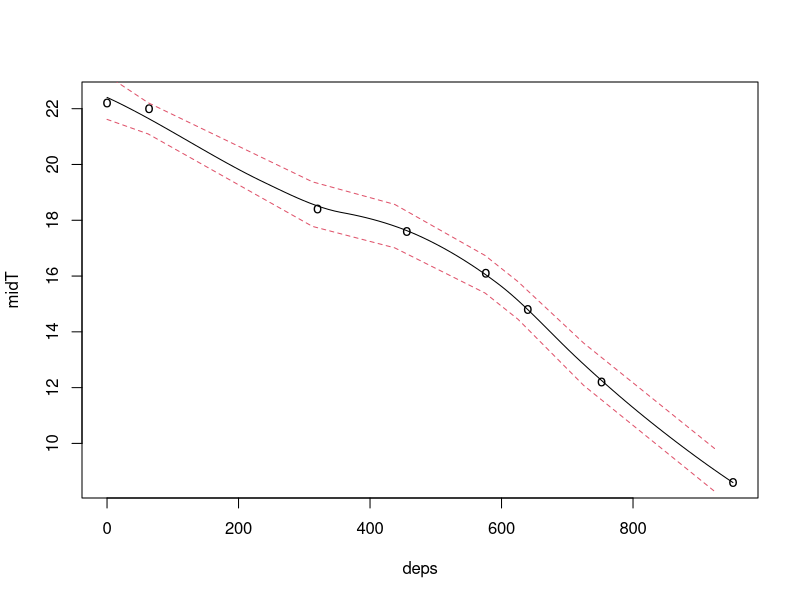
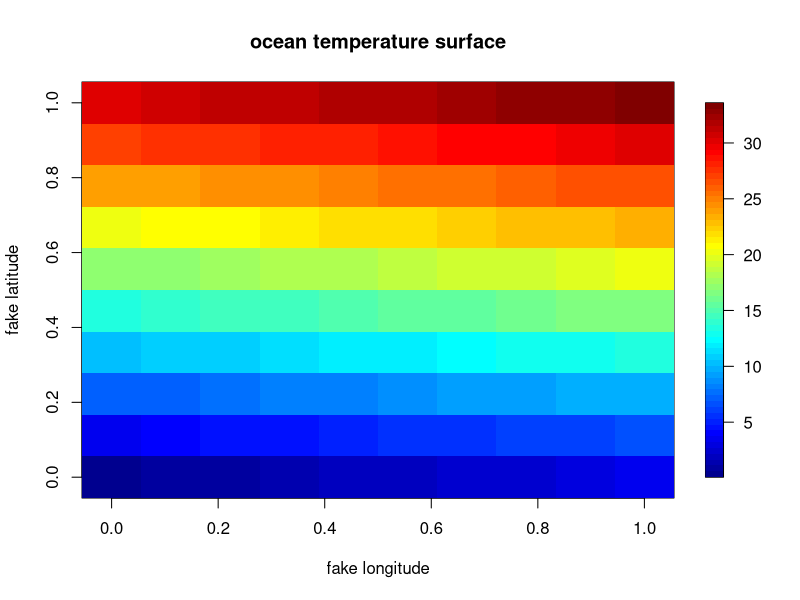
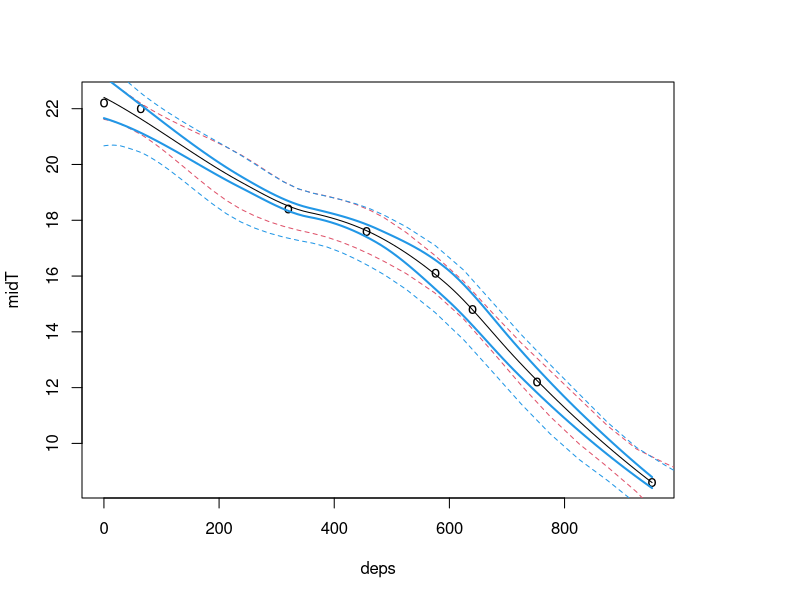
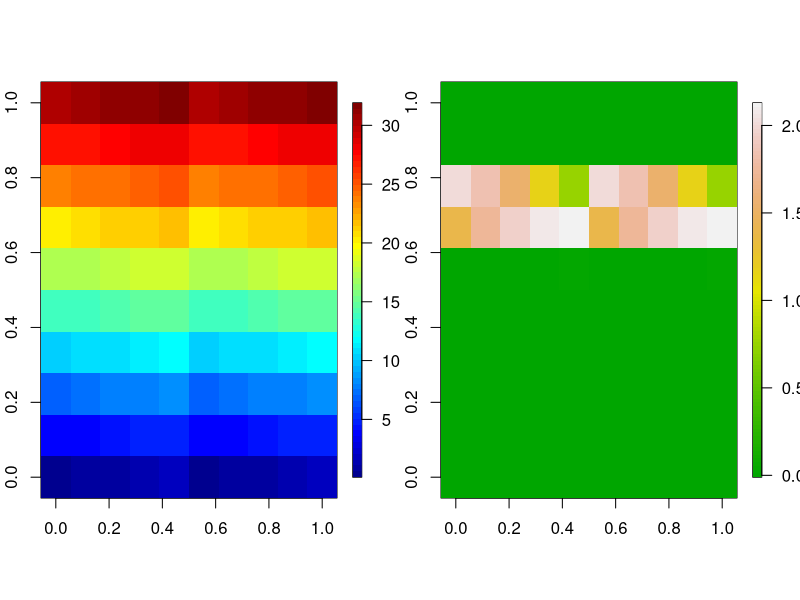

Reproduce these figures in R, in order.
# build an example with some real data
# objective here is to properly characterize error in the PDT
# matching routine between depth-temp data from the tag
# and WOA data.

library(locfit)
library(fields)
library(plyr)

# this is real data
minT <- c(21.4,21.6,18.2,17.4,15.6,14.2,11.8,8.4)
maxT <- c(23,22.4,18.6,17.8,16.6,15.4,12.6,8.8)
deps <- c(0,64,320,456,576,640,752,952)
midT <- (maxT + minT) / 2

stdDepth <- c(0.0,2.5,7.5, 12.5, 17.5, 22.5, 27.5, 32.5, 37.5, 42.5, 47.5, 52.5, 57.5,
              62.5, 67.5, 72.5, 77.5, 82.5, 87.5, 92.5, 97.5,112.5,137.5,162.5,187.5,212.5,
              237.5,262.5,287.5,312.5,337.5,362.5,387.5,412.5,437.5,462.5,487.5,525.0,575.0,
              625.0,675.0,725.0,775.0,825.0,875.0,925.0,975.0, 1025.0, 1075.0, 1125.0, 1175.0,
              1225.0, 1275.0, 1325.0, 1375.0, 1425.0, 1475.0)

# do the regression
fit <- locfit(midT ~ deps)
n = length(deps)
# find the standard depth levels that correspond to the depths the tag data is measured at
depIdx <- findInterval(deps, stdDepth)
woaDep <- stdDepth[depIdx] 
# make predictions based on the regression model earlier for the temperature at standard WOA depth levels
pred = predict(fit, newdata=woaDep, se=T, get.data=T)

# see the regression
plot(fit, get.data=TRUE)
# and add SE based on model predictions at new depth levels
lines(woaDep, pred$fit+pred$se.fit*sqrt(n), col=2, lty=2)
lines(woaDep, pred$fit-pred$se.fit*sqrt(n), col=2, lty=2)
#points(woaDep, pred$fit+pred$se.fit*sqrt(n), col=2)
#points(woaDep, pred$fit-pred$se.fit*sqrt(n), col=2)

# fake temperature surface
woa1 = matrix(1:100/3, 10,10)
woa2 = matrix(1:100/3,10,10)
woa = rbind(woa1[1:5,],woa2[1:5,])
image.plot(woa1,xlab='fake longitude',ylab='fake latitude', main='ocean temperature surface')

# put everything in one spot
out <- cbind(woaDep,fitT=pred$fit,sd_lwr=pred$fit-pred$se.fit*sqrt(n),sd_upr=pred$fit+pred$se.fit*sqrt(n))

# ** now how do we implement LeBris's likelihood routine via integration from sd_lwr to sd_upr?

#-------------------------------------------------------------------------# 
# like this! 
#-------------------------------------------------------------------------# 
# do the regression at min and max
fit.low <- locfit(minT ~ deps)
fit.high <- locfit(maxT ~ deps)
n = length(deps)
# find the standard depth levels that correspond to the depths the tag data is measured at
# depIdx <- findInterval(deps, stdDepth)

# use the which.min
depIdx = apply(as.data.frame(deps), 1, FUN=function(x) which.min((x-stdDepth)^2))
woaDep <- stdDepth[depIdx] 

# make predictions based on the regression model earlier for the temperature at standard WOA depth levels for low and high temperature at that depth
pred = predict(fit, newdata=stdDepth, se=T, get.data=T)
pred.low = predict(fit.low, newdata=stdDepth, se=T, get.data=T)
pred.high = predict(fit.high, newdata=stdDepth, se=T, get.data=T)
plot(fit, get.data=TRUE, lwd=2)

# and add SE based on model predictions at new depth levels
lines(stdDepth, pred$fit+pred$se.fit*sqrt(n), col=2, lty=2)
lines(stdDepth, pred$fit-pred$se.fit*sqrt(n), col=2, lty=2)

lines(fit.low, col = 4, lwd=2)           
lines(fit.high, col = 4, lwd=2)

lines(stdDepth, pred.high$fit+pred.high$se.fit*sqrt(n), col=4, lty=2)
lines(stdDepth, pred.low$fit-pred.low$se.fit*sqrt(n), col=4, lty=2)

n =length(stdDepth)

# data frame for next step
df = data.frame(low=pred.low$fit[depIdx]-pred.low$se.fit[depIdx]*sqrt(n), high=pred.high$fit[depIdx]+pred.high$se.fit[depIdx]*sqrt(n), row.names = stdDepth[depIdx])
df1 <- data.frame(low=pred$fit[depIdx]-pred$se.fit[depIdx]*sqrt(n), 
                  high=pred$fit[depIdx]+pred$se.fit[depIdx]*sqrt(n),
                  row.names = stdDepth[depIdx])
#---------------------------------------------------------------------------------------#
# WOA sd.. 
#---------------------------------------------------------------------------------------#
# fixed sd of the grid
woasd = .7

# slow derivation of sd by surrounding cells
for(i in 1:nrow(woa)){
  for(j in 1:ncol(woa)){
        
  }
}

#---------------------------------------------------------------------------------------#
# integration would be something like this for each WOA layer..
# note to self: read up on integration.. 
#---------------------------------------------------------------------------------------#

# I think a sequence might hae to be set between the min and max... I tried just adding dnorm(min) and dnorm(max) and it is not right
# for example:

# image.plot(dnorm(df[1,1], woa, .7)+dnorm(df[1,2], woa, .7))

# sequence
dt = seq(df1[1,1], df1[1,2], length=10)

# likelihood array for one depth
lik0 = aaply(dt, 1, .fun = function(x) dnorm(x, woa, .7))
int0 = apply(lik0, 2:3, sum)

# plot it
par(mfrow=c(1,2))
image.plot(woa)
image.plot(int0, col = terrain.colors(100))

# -----
# 1:
# -----
# I'm not sure the 2 apply steps above are right. when creating lik0,
# shouldn't each lik0[,,n] be the likelihood matrix for that dt[n]?
# Then the likelihoods are summed (integrated) across the range of dt?
# When I look at any lik0[,,n], it sure doesn't look like a realistic
# likelihood array for dt[n]. When summed, the resulting likelihood
# surface looks ok but why does it transition gradually on the top from
# low to high likelihood then immediately drop to low likelihood below?

# BUT, if you replace the woa we were using with woa1
woa <- woa1
# then run it again, the plots look right as does the structure of lik0.

# ----
# 2:
# ----
# I think setting the integration limits based on SE of the regression at
# minT and maxT (rather than midT) makes the limits much too wide. For
# example, temp range based on the min/max regression at max(deps) is
# 4.5 - 10.6. Temp range based on midT regression at same depth is
# 7.2 - 9.3. Tag measured min/maxT at that depth is 8.4-8.8.
# Seems like we're actually adding too much range doing the regression
# on the min/max temps.
